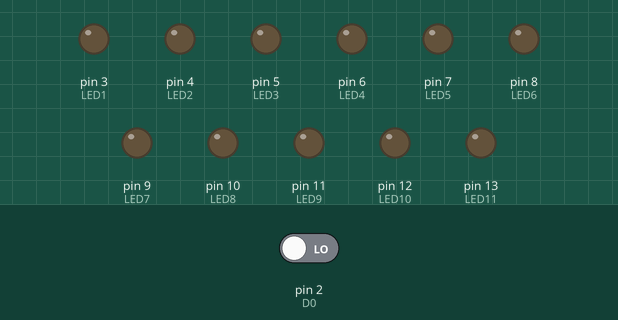
Recording of a sketch running on a simulated Arduino Uno, built with avr-gcc and run on an emulated ATmega328P. Shown: output pins drawn as LEDs (lit = HIGH). Dashed ring = blinking. The inputs (shaded band) are chosen by the test bench; at power-on: pin 2 (D0) LOW.

Above: at 1.2 s.
1.3 s: pin 2 (D0) driven HIGH
At 1.58 s:
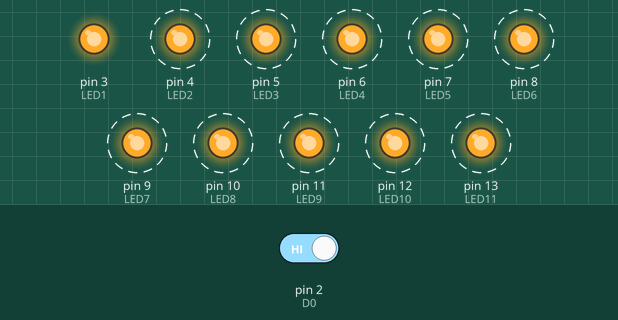
4.3 s: pin 2 (D0) driven LOW
At 4.47 s:
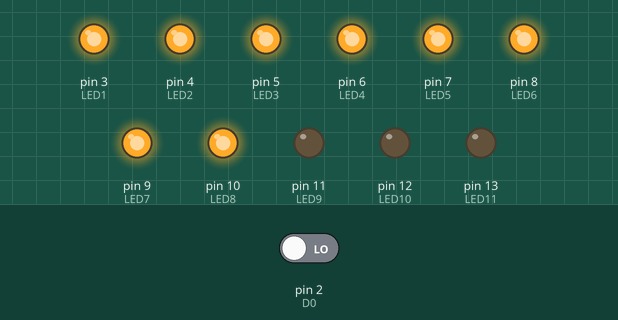
Timing chart, 0 to 7.3 s (numbered marks = the images above; inputs shaded):
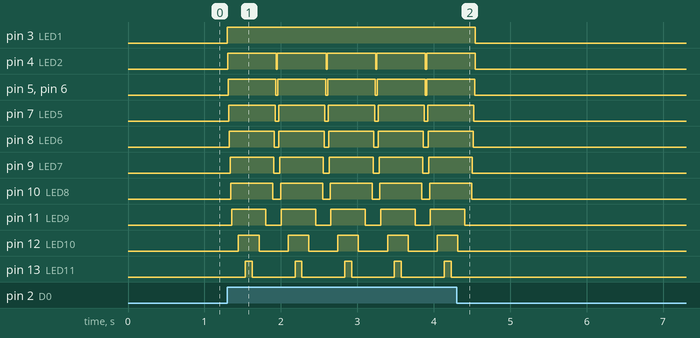

Measured:
- after the input at 1.3 s, pin 3 (LED1): LOW → HIGH at once; pin 4 (LED2): alternates HIGH for 0.64 s and LOW for 0.02 s, starting at once
- after the input at 4.3 s, pin 3 (LED1): HIGH → LOW after 0.25 s; pin 4 (LED2), pin 5 (LED3), pin 6 (LED4), pin 7 (LED5), pin 8 (LED6), pin 9 (LED7), pin 10 (LED8): goes on until 4.5 s, then stays LOW; pin 11 (LED9): goes on until 4.4 s, then stays LOW; pin 12 (LED10): goes on until 4.3 s, then stays LOW; pin 13 (LED11): stops changing and stays LOW

The sketch:

programa_para_encender_lad_al_ritmo_de_la_musica-Corregido.ino
```cpp
int D0 = 2;

int LED1 = 3;

int LED2 = 4;

int LED3 = 5;

int LED4 = 6;

int LED5 = 7;

int LED6 = 8;

int LED7 = 9;

int LED8 = 10;

int LED9 = 11;

int LED10 = 12;

int LED11 = 13;

int ESTADO = 0;


void setup(){

  pinMode(D0, INPUT);

  pinMode(LED1, OUTPUT);

  pinMode(LED2, OUTPUT);

  pinMode(LED3, OUTPUT);

  pinMode(LED4, OUTPUT);

  pinMode(LED5, OUTPUT);

  pinMode(LED6, OUTPUT);

  pinMode(LED7, OUTPUT);

  pinMode(LED8, OUTPUT);

  pinMode(LED9, OUTPUT);

  pinMode(LED10, OUTPUT);

  pinMode(LED11, OUTPUT);

}


void loop(){

  ESTADO = digitalRead(D0);

  if (ESTADO == 1){

    digitalWrite(LED1, HIGH);

    delay(5);

    digitalWrite(LED2, HIGH);

    delay(5);

    digitalWrite(LED3, HIGH);

    delay(5);

    digitalWrite(LED4, HIGH);

    delay(5);

    digitalWrite(LED5, HIGH);

    delay(5);

    digitalWrite(LED6, HIGH);

    delay(10);

    digitalWrite(LED7, HIGH);

    delay(10);

    digitalWrite(LED8, HIGH);

    delay(10);

    digitalWrite(LED9, HIGH);

    delay(90);

    digitalWrite(LED10, HIGH);

    delay(90);

    digitalWrite(LED11, HIGH);

    delay(90);

    digitalWrite(LED11, LOW);

    delay(90);

    digitalWrite(LED10, LOW);

    delay(90);

    digitalWrite(LED9, LOW);

    delay(90);

    digitalWrite(LED8, LOW);

    delay(10);

    digitalWrite(LED7, LOW);

    delay(10);

    digitalWrite(LED6, LOW);

    delay(10);

    digitalWrite(LED5, LOW);

    delay(5);

    digitalWrite(LED4, LOW);

    delay(5);

    digitalWrite(LED3, LOW);

    delay(5);

    digitalWrite(LED2, LOW);

    delay(5);

    digitalWrite(LED1, LOW);

    delay(5);

  }

  }
```
